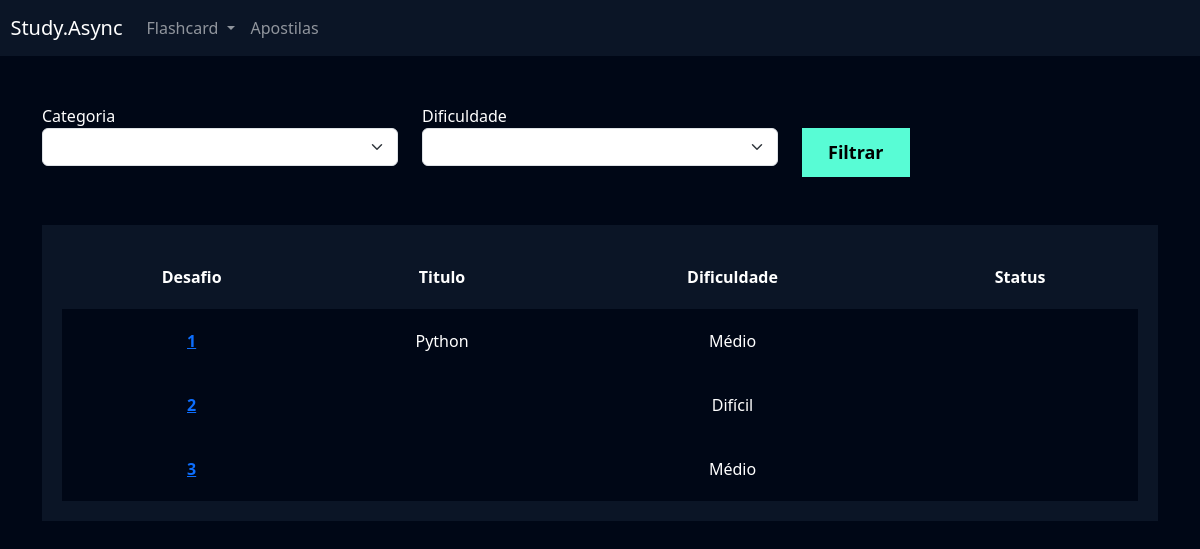
The page /flashcard/listar_desafio/ (signed in) on the database its author committed.
### flashcard/models.py (models this page shows, shortened)
class Desafio(models.Model):
    user = models.ForeignKey(User, on_delete=models.DO_NOTHING)
    titulo = models.CharField(max_length=100)
    categoria = models.ManyToManyField(Categoria)
    quantidade_perguntas = models.IntegerField()
    dificuldade = models.CharField(max_length=1, choices=Flashcard.DIFICULDADE_CHOICES)
    flashcards = models.ManyToManyField(FlashcardDesafio)

### flashcard/views.py (the view)
# urls.py: path('listar_desafio/', views.listar_desafio, name='listar_desafio'),
def listar_desafio(request):
    desafios = Desafio.objects.filter(user=request.user)
    return render(request, 'listar_desafio.html', {
            'desafios': desafios,
        },
    )

### flashcard/templates/listar_desafio.html (shortened to what this page needs)
{% extends "base.html" %}
{% load static %}
{% block 'cabecalho' %}
 <link href="{% static 'usuarios/css/cadastro.css' %}" rel="stylesheet">
 <link href="{% static 'flashcard/css/novo_flashcard.css' %}" rel="stylesheet">
 <link href="{% static 'flashcard/css/iniciar_desafio.css' %}" rel="stylesheet">
 <link href="{% static 'flashcard/css/desafio.css' %}" rel="stylesheet">
 <link href='https://unpkg.com/boxicons@2.1.4/css/boxicons.min.css' rel='stylesheet'>
{% endblock 'cabecalho' %}
{% block 'conteudo' %}
 {% include 'partials/header.html' %}
 <div class="container">
 <br>
 <br>
 <div class="row">
 <div class="col-md">
 <form action="}" method="GET">
 <label for="">Categoria</label>
 <select name="categoria" class="form-select">
 </select>
 </div>
 <div class="col-md">
 <label for="">Dificuldade</label>
 <select name="dificuldade" class="form-select">
 </select>
 </div>
 <div class="col-md">
 <br>
 <input type="submit" value="Filtrar" class="btn-cadastro">
 </div>
 </div>
 <br>
 <br>
 <div class="box-listar">
 <table>
 <thead>
 <tr>
 <th scope="col">Desafio</th>
 <th scope="col">Titulo</th>
 <th scope="col">Dificuldade</th>
 <th scope="col">Status</th>
 </tr>
 </thead>
 <tbody>
 {% for desafio in desafios %}
 <tr class="linha">
 <th><a href="{% url 'desafio' desafio.id %}">{{desafio.id}}</a></th>
 <td>{{desafio.titulo}}</td>
 <td>{{desafio.get_dificuldade_display}}</td>
 <td>{{desafio.status}}</td>
 </tr>
 {% endfor %}
 </tbody>
 </table>
 </div>
 </div>
{% endblock 'conteudo' %}

### templates/static/geral/css/base.css (style rules this page uses)
:root { --main-color: #0b1526; --dark-color: #000716; --secondary-dark-color: rgb(15, 2, 26); --light-color: #00c1f3; --contrast-color: #f4c96b; --differential-color: #58fcd5; }
body { background-color: var(--dark-color) !important; color: white !important; }

### templates/static/usuarios/css/cadastro.css (style rules this page uses)
* { margin: 0; padding: 0; }
.btn-cadastro { padding: 10px; background-color: #58fcd5; border: none; border: 1px solid #58fcd5; font-size: 18px; font-weight: bold; padding-left: 25px; padding-right: 25px; }

### templates/static/flashcard/css/desafio.css (style rules this page uses)
.box-listar { background-color: #0b1526; padding: 20px; }
table { width: 100%; padding: 20px; text-align: center; }
.linha { height: 40px; background-color: var(--dark-color); padding: 20px; }
td, th { padding: 20px; }
tr { background-color: var(--main-color); }

### rows shown on the page
Desafio: id "1", titulo "Python", dificuldade "Médio"
Desafio: id "2", dificuldade "Difícil"
Desafio: id "3", dificuldade "Médio"
